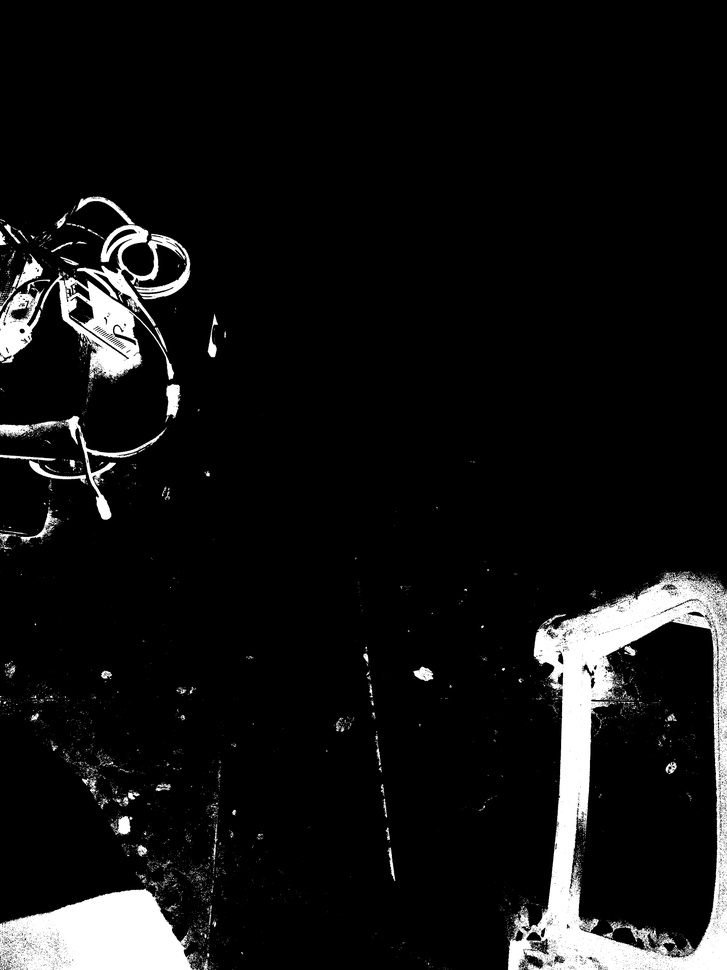
#> input picture Scripts/view_data/black.jpg, 727 x 970 px, shrunk from 3024 x 4032 before the run, given in place of the camera
$ python '串流影像辨識.py'
#> lines starting #> are read from the running program, lines starting #| are printed output that depends on the picture; after the words box and inside, x2 and y2 are one past the last pixel; in counts of white or black regions, pixels touching at a corner belong together
import cv2 as cv
import numpy as np
import time
import math
# 選擇第二隻攝影機
cap = cv.VideoCapture(0)
#size = cap.shape
#print(size)
while(True):
  # 從攝影機擷取一張影像
  ret, frame = cap.read()
#> frame is the input picture: shape (970, 727, 3); min 0, max 255, mean 19.3
  size = frame.shape
#> size = (970, 727, 3)
  # 顯示圖片
  start = time.time()
  whitle_low = np.array([100, 43, 46])
  whitle_high = np.array([124, 255, 255])
  hsv_img = cv.cvtColor(frame, cv.COLOR_BGR2HSV)
#> hsv_img: shape (970, 727, 3); mean H, S, V 0, 0, 19.3
  curr_mask = cv.inRange(hsv_img, whitle_low, whitle_high)
#> curr_mask: shape (970, 727); every value is 0
  gray = cv.cvtColor(frame, cv.COLOR_BGR2GRAY)
  blured = cv.blur(gray, (7, 7))
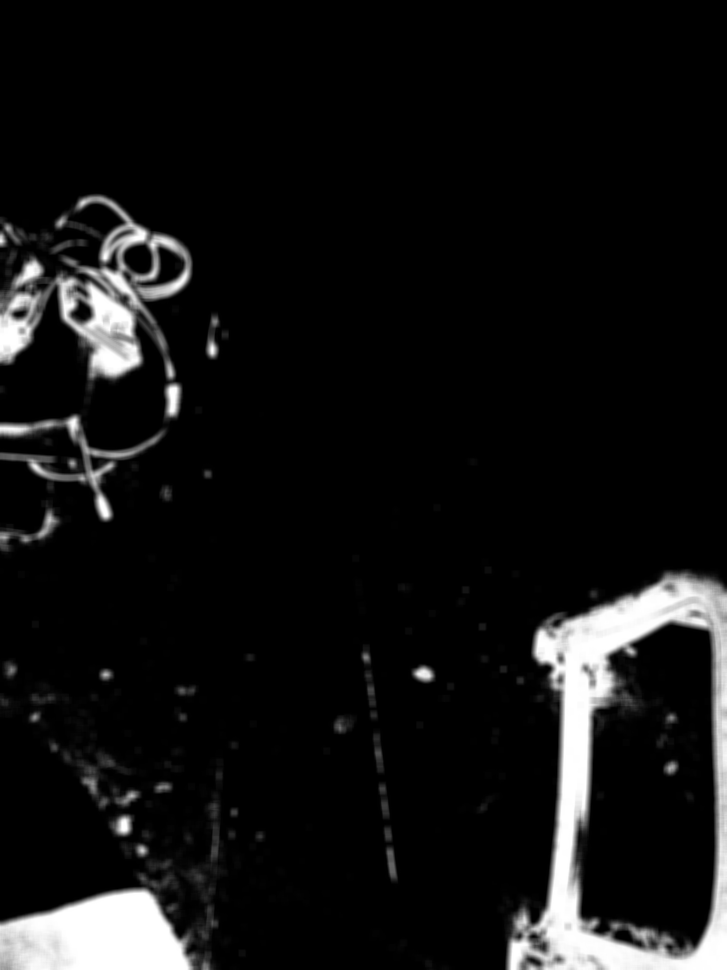
#> blured: shape (970, 727); min 0, max 255, mean 19.3
  kernel = np.ones((5, 5), np.uint8)
  dilation = cv.dilate(blured, kernel, iterations=1)
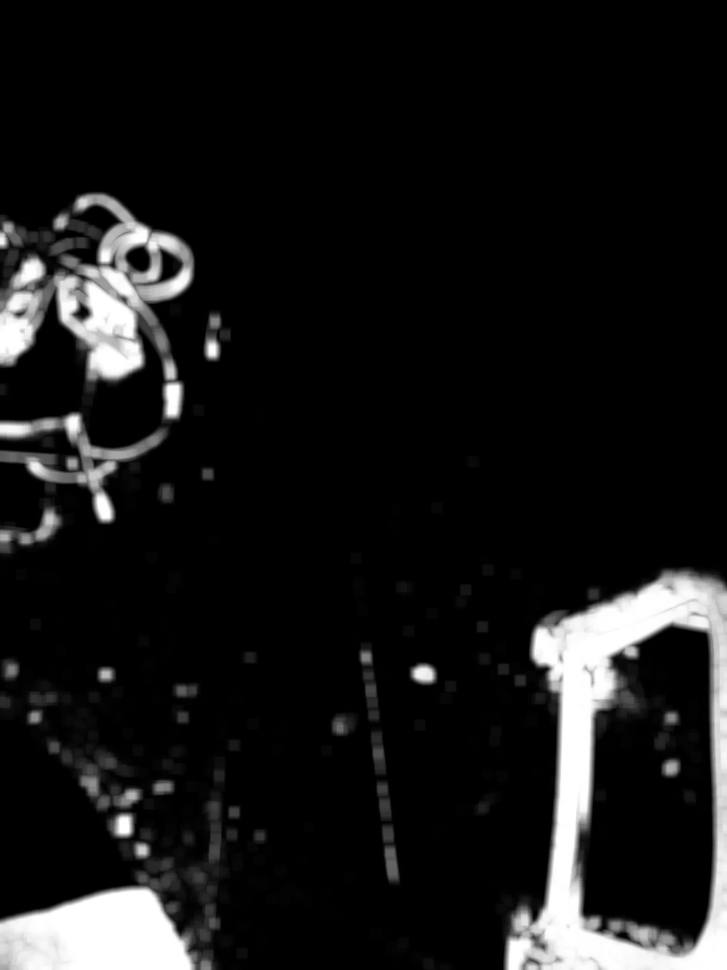
#> dilation: shape (970, 727); min 0, max 255, mean 24
  #cv.imshow('di', dilation)
  low_threshold = 10
  high_threshold = 110
  edges = cv.Canny(dilation, low_threshold, high_threshold)
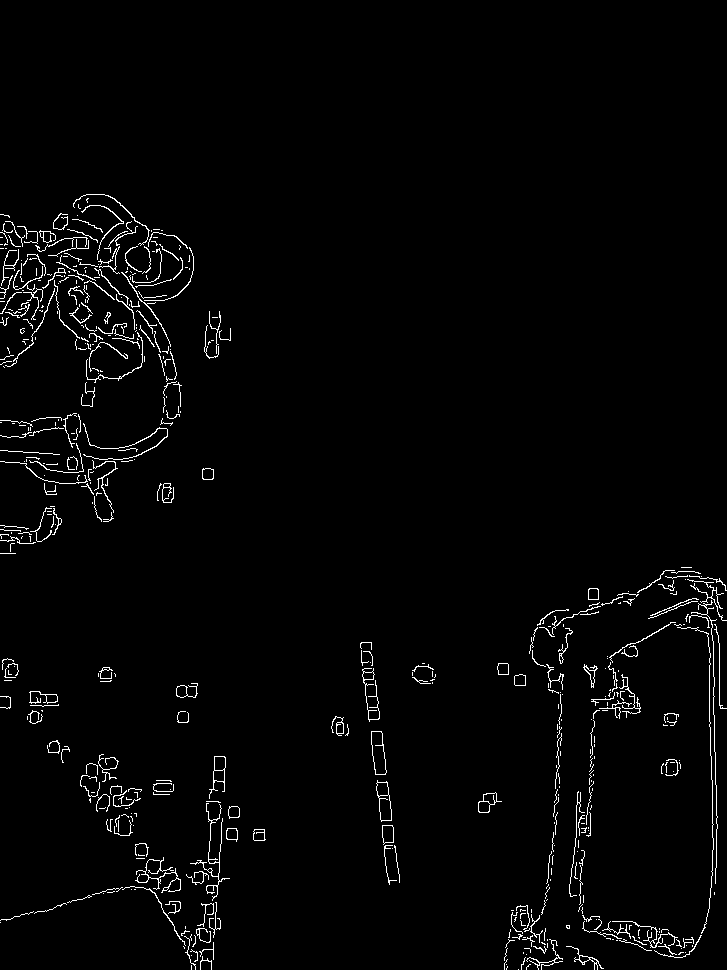
#> edges: shape (970, 727); 2.1% white in thin lines or dots, all inside (x1, y1, x2, y2) = (0, 194, 727, 970)

  cnts, hierarchy = cv.findContours(edges, cv.RETR_EXTERNAL, cv.CHAIN_APPROX_SIMPLE)
#> cnts = 535 contours, 492 with area under 20; largest, box (x1, y1, x2, y2) and area: (371, 731, 387, 775) 478, (376, 780, 392, 822) 422, (209, 756, 226, 799) 276, (478, 792, 502, 813) 240, (382, 825, 394, 845) 182
  lines = cv.HoughLinesP(edges, 1, math.pi / 180, 100, 1, 1)
#> lines = 22 rows, first 6: [375, 680, 375, 685], [712, 825, 712, 837], [372, 657, 372, 665], [716, 829, 716, 861], [378, 708, 379, 718], [379, 804, 379, 811]
  # lines = cv.HoughLines(edges, 1, math.pi/180, 5)

  line_image = np.copy(frame) * 0
#> line_image: shape (970, 727, 3); every value is 0
  single = []
  total = []
  if(len(lines)!=0):

      for x in range(len(lines)):  # 列舉出所有的線段
          p1x = lines[x][0][0]
          p1y = lines[x][0][1]
          p2x = lines[x][0][2]
          p2y = lines[x][0][3]
          pt1 = (p1x, p1y)
          pt2 = (p2x, p2y)
          cv.line(frame, pt1, pt2, (30, 75, 25), 3)
#> this loop made 22 passes
#> (p1x, p1y, p2x, p2y) on passes 1 to 12: (375, 680, 375, 685), (712, 825, 712, 837), (372, 657, 372, 665), (716, 829, 716, 861), (378, 708, 379, 718), (379, 804, 379, 811), (712, 850, 712, 870), (382, 829, 383, 842), (385, 760, 385, 768), (710, 732, 710, 755), (388, 877, 389, 884), (714, 715, 714, 751)
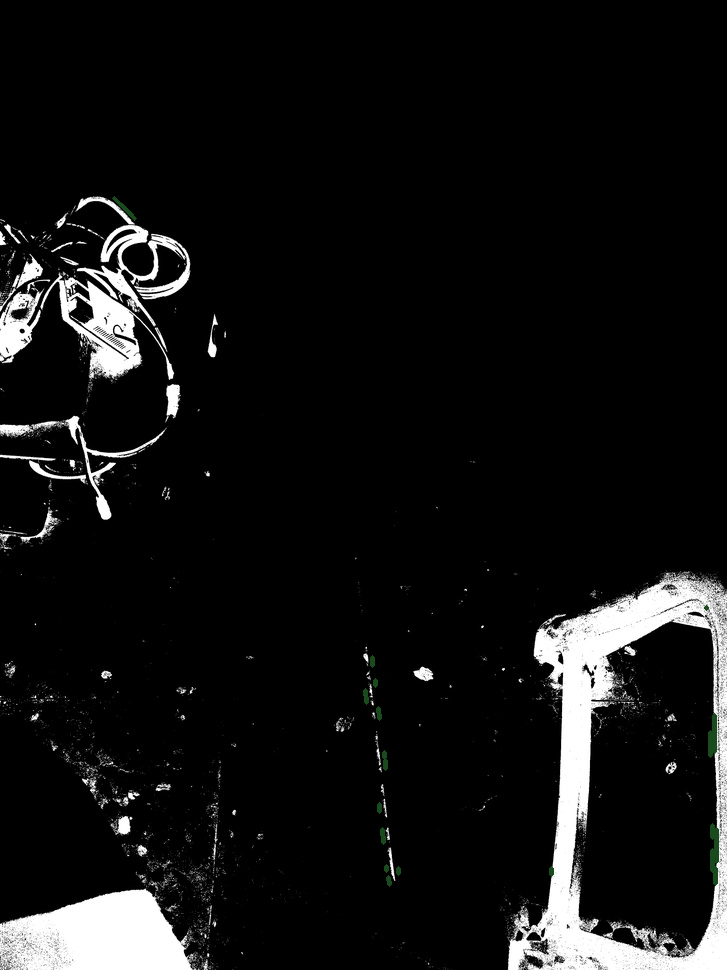
#> frame: shape (970, 727, 3); 0.21% of pixels changed, all inside (x1, y1, x2, y2) = (112, 196, 719, 887)
      cnt = 0  # 計算線號
      yi = []  # 儲存截距
      stand = []  # 量級
      line_num = []  # 線號存放
      stand_of_lines_number = []  # 量級對應的線號
      all_line_x = []  # 所有線的x點
      for line in lines:
          x1, y1, x2, y2 = line.reshape(4)
          all_line_x.append(x1)
          parameters = np.polyfit((x1, x2), (y1, y2), 1)
          slope = parameters[0]  # 斜率
          y_intercept = parameters[1]  # 截距
          cnt += 1
          if (slope < 0.1 and slope > -0.1):
              line_num.append(cnt)
              yi.append(y_intercept)
#> this loop made 22 passes
#> (x1, y1, x2, y2, slope, y_intercept) on passes 1 to 12: (375, 680, 375, 685, 0.91, 341.2), (712, 825, 712, 837, 0.584, 415.5), (372, 657, 372, 665, 0.888, 330.5), (716, 829, 716, 861, 0.59, 422.5), (378, 708, 379, 718, 10, -3072), (379, 804, 379, 811, 1.07, 403.7), (712, 850, 712, 870, 0.604, 430), (382, 829, 383, 842, 13, -4137), (385, 760, 385, 768, 0.992, 382), (710, 732, 710, 755, 0.524, 371.7), (388, 877, 389, 884, 7, -1839), (714, 715, 714, 751, 0.513, 366.5)
#> after the loop, all_line_x = [375, 712, 372, 716, 378, 379, 712, 382, 385, 710, 388, 714, 122, 386, 365, 384, 706, 715, 366, 398, 551, 114]; cnt = 22; line_num = []; yi = []
      state_of_join_stand = False
      for num in range(len(yi)):  # 做量級分類
          state_of_join_stand = False
          if (num != 0):
              for i in range(len(stand)):
                  if ((yi[num] - stand[i][0]) < 10 and (yi[num] - stand[i][0]) > -10):
                      state_of_join_stand = True
                      stand[i].append(yi[num])
                      stand_of_lines_number[i].append(line_num[num])
          if (state_of_join_stand == False):
              stand.append([yi[num]])
              stand_of_lines_number.append([line_num[num]])
#> this loop made 0 passes
#> after the loop, stand = []; stand_of_lines_number = []
      lines_x = [[] for _ in range(len(stand_of_lines_number))]
#> lines_x = []
      for j1 in range(len(stand_of_lines_number)):
          for j in range(len(stand_of_lines_number[j1])):
              lines_x[j1].append(all_line_x[stand_of_lines_number[j1][j]-1])
      for ouo in range(len(lines_x)):
          cv.line(frame, (max(lines_x[ouo]), int(stand[ouo][0])), (min(lines_x[ouo]), int(stand[ouo][0])), (0, 0, 255), 3)

      end = time.time()
  cv.imshow('frame', frame)

  # 若按下 q 鍵則離開迴圈
  if cv.waitKey(1) & 0xFF == ord('q'):
#> (key q is pressed here)
    break

# 釋放攝影機
cap.release()

# 關閉所有 OpenCV 視窗
cv.destroyAllWindows()

$ run again, on Scripts/view_data/green.jpg
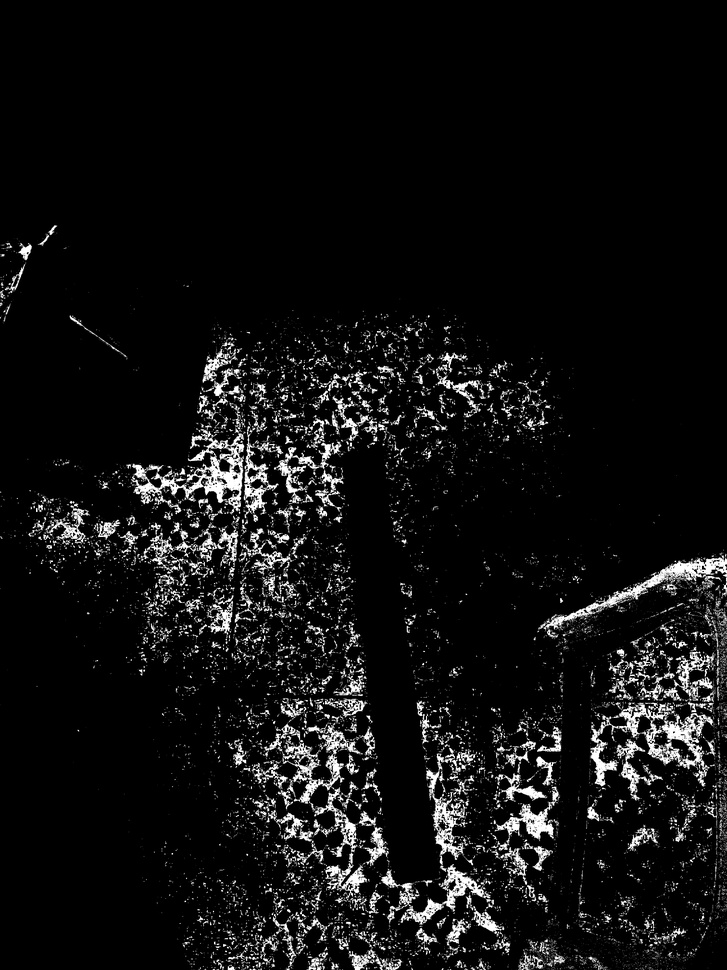
#> input picture Scripts/view_data/green.jpg, 727 x 970 px, shrunk from 3024 x 4032 before the run, given in place of the camera
#> frame is the input picture: shape (970, 727, 3); min 0, max 255, mean 17.1
#> hsv_img: shape (970, 727, 3); mean H, S, V 0, 0, 17.1
#> curr_mask: shape (970, 727); every value is 0
#> `edges = cv.Canny(dilation, low_threshold, high_threshold)`:
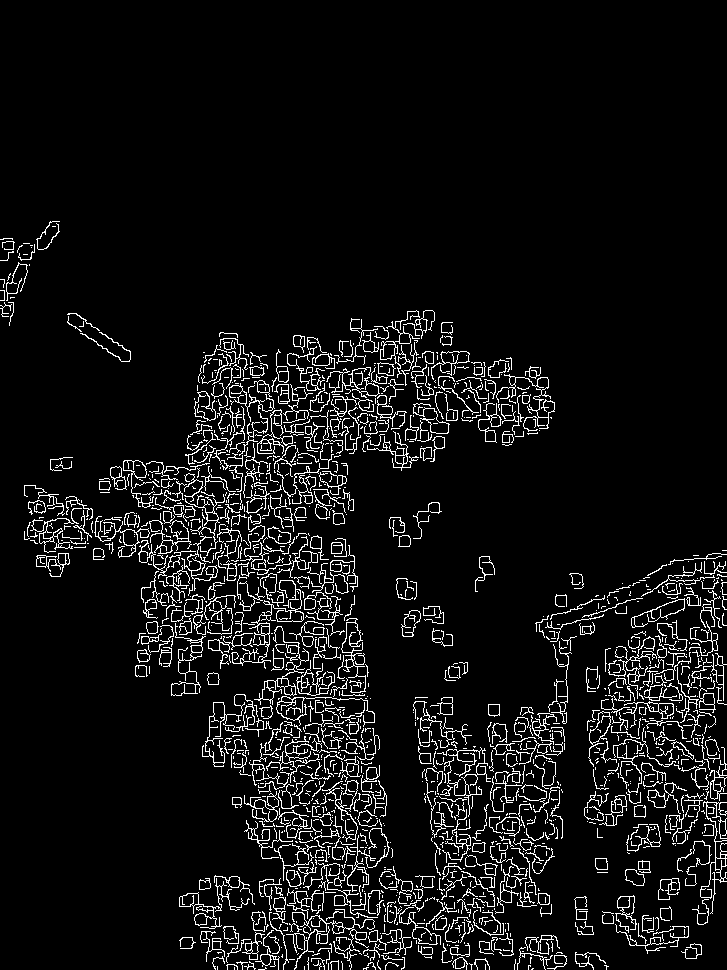
#> edges: shape (970, 727); 6.9% white in thin lines or dots, all inside (x1, y1, x2, y2) = (0, 221, 727, 970)
#> cnts = 1511 contours, 1366 with area under 20; largest, box (x1, y1, x2, y2) and area: (588, 711, 611, 767) 379, (171, 623, 206, 696) 378, (179, 878, 250, 929) 374, (254, 626, 309, 705) 350, (380, 310, 420, 378) 342
#> line_image: shape (970, 727, 3); every value is 0
#> the loop `for x in range(len(lines)):` made 3531 passes
#> (p1x, p1y, p2x, p2y) on passes 1 to 3: (288, 384, 288, 398), (231, 653, 232, 654), (74, 496, 76, 498)
#> the loop `for line in lines:` made 3531 passes
#> (x1, y1, x2, y2, slope, y_intercept) on passes 1 to 3: (288, 384, 288, 398, 0.679, 195.5), (231, 653, 232, 654, 1, 422), (74, 496, 76, 498, 1, 422)
#> the loop `for j1 in range(len(stand_of_lines_number)):` made 41 passes
#> the loop `for ouo in range(len(lines_x)):` made 41 passes
#> after the loop `for ouo in range(len(lines_x)):`:
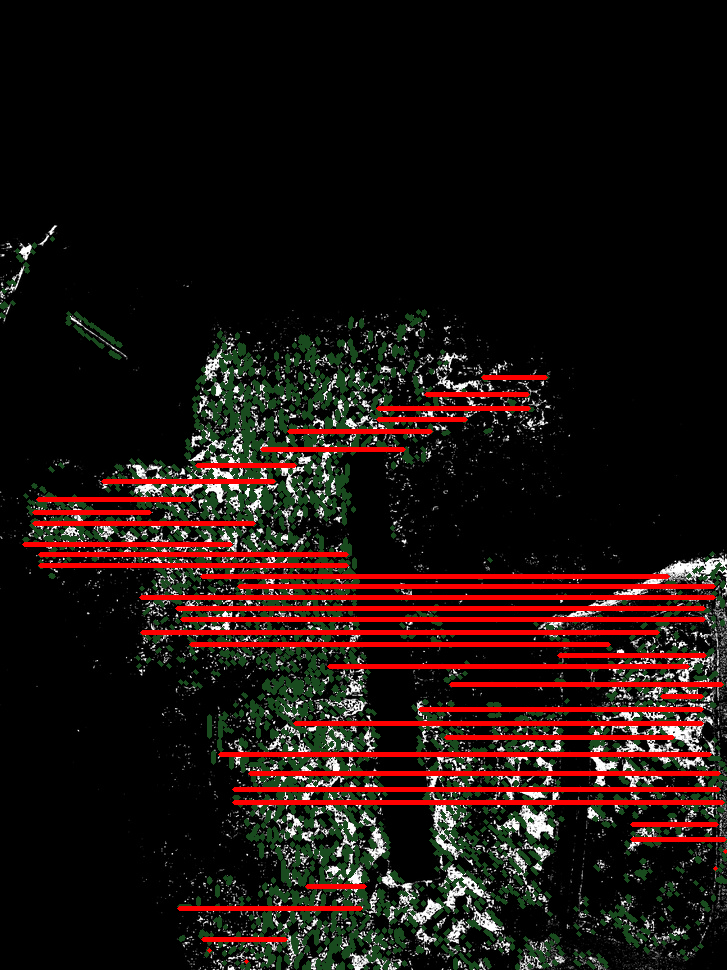
#> frame: shape (970, 727, 3); mean B, G, R 13.6, 17.3, 31.3
